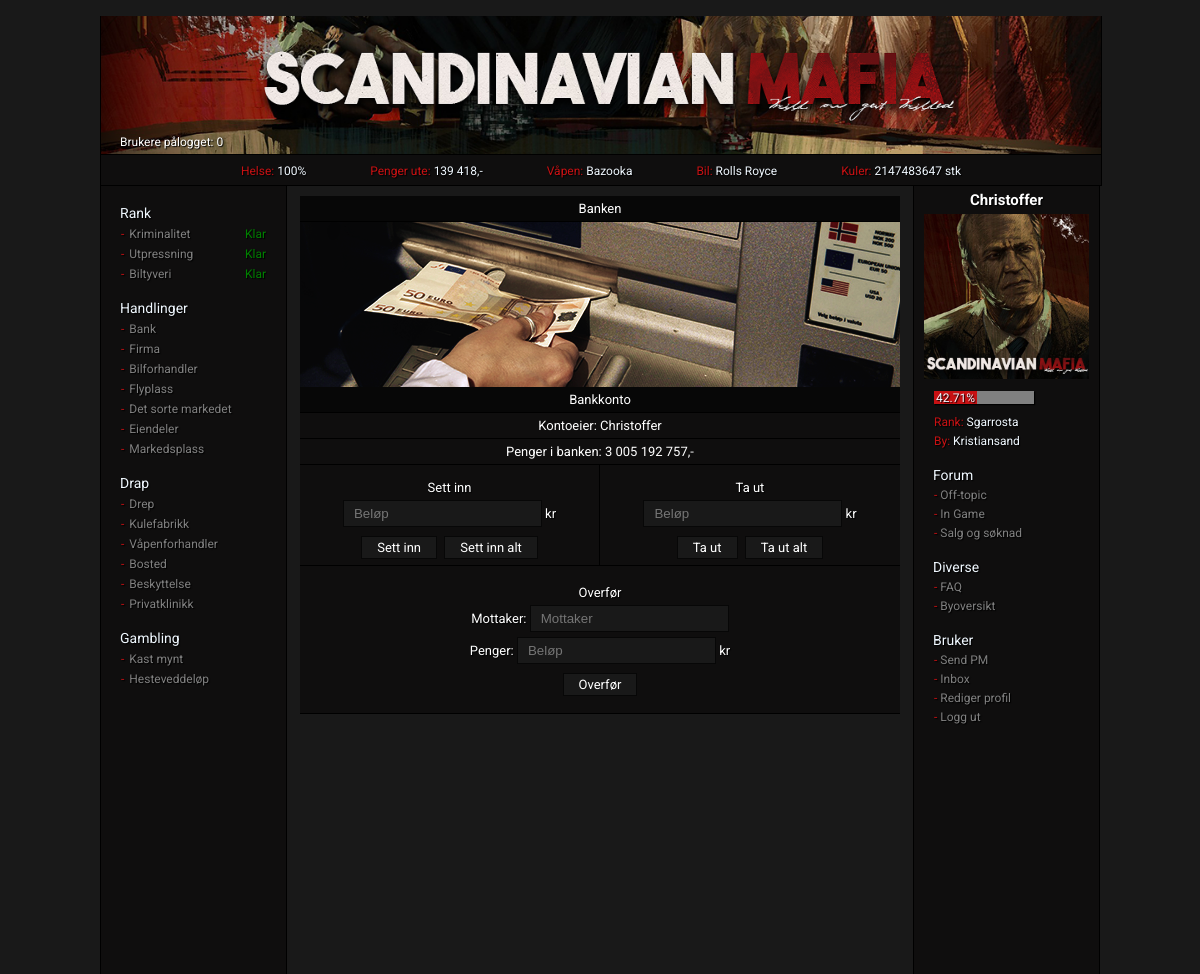
The app's page /bank.php (signed in) with its own data.
### tables this page shows
CREATE TABLE `users` (
  `id` int(11) NOT NULL,
  `profilinfo` text NOT NULL,
  `username` varchar(50) NOT NULL DEFAULT '',
  `account_type` char(1) NOT NULL DEFAULT '1',
  `lastactive` varchar(255) NOT NULL,
  `password` varchar(50) NOT NULL DEFAULT '',
  `money` varchar(20) NOT NULL DEFAULT '55500',
  `bank_money` varchar(255) NOT NULL DEFAULT '0',
  `exp` varchar(20) NOT NULL DEFAULT '1',
  `rank` char(2) NOT NULL DEFAULT '0',
  `health` char(3) NOT NULL DEFAULT '100',
  `email` varchar(100) NOT NULL,
  `img` varchar(255) NOT NULL DEFAULT 'images/profiles/avatar.png',
  `banner_img` varchar(255) NOT NULL DEFAULT 'images/profiles/header.png',
  `kuler` int(11) NOT NULL,
  `ant_drap` int(6) NOT NULL,
  `vapen` text NOT NULL,
  `bil` text NOT NULL,
  `house_type` int(11) NOT NULL,
  `protect_type` int(11) NOT NULL,
  `city` text NOT NULL,
  `support` text NOT NULL,
  `newmail` char(1) NOT NULL DEFAULT '1',
  `messages` varchar(9) NOT NULL DEFAULT '0'
);

### functions/rank.php (called while the page is built, shortened)
<?php
    include("auth.php");
    $sql = "SELECT * FROM users WHERE username = '".$_SESSION['username']."' LIMIT 1";
    $result = mysqli_query($con, $sql) or die("Bad query: $sql");
    $row = mysqli_fetch_assoc($result);
    $xp = $row['exp'];
    $rank = $row['rank'];
    $username = $row['username'];
    $rank_array[0]   = "Giovane D'honore";
    $exp_from[0]     = 0;
    $exp_to[0]       = 1000;
    $rank_array[1]   = "Guerilla";
    $exp_from[1]     = 1001;
    $exp_to[1]       = 10000;
    $rank_array[2]   = "Mole";
    $exp_from[2]     = 10001;
    $exp_to[2]       = 25000;
    $rank_array[3]   = "Sgarrosta";
    $exp_from[3]     = 25001;
    $exp_to[3]       = 75000;
    $rank_array[4]   = "Executioner";
    $exp_from[4]     = 75001;
    $exp_to[4]       = 100000;
    $rank_array[5]   = "Capo Decima";
    $exp_from[5]     = 100001;
    $exp_to[5]       = 125000;
    $rank_array[6]   = "Capo Bastone";
    $exp_from[6]     = 125001;
    $exp_to[6]       = 175000;
    $rank_array[7]   = "Capo Crimini";
    $exp_from[7]     = 175001;
    $exp_to[7]       = 225000;
    $rank_array[8]   = "Underboss";
    $exp_from[8]     = 225001;
    $exp_to[8]       = 350000;
    $rank_array[9]   = "Mafia Boss";
    $exp_from[9]     = 350001;
    $exp_to[9]       = INF;
if($rank < 9) {
    $rankplusen = ($rank + 1);
    $percent4 = ($exp_from[$rankplusen] - $xp);
    $percent5 = ($exp_to[$rank] - $exp_from[$rank]);
    $percent6 = ($percent4 / $percent5) * 100;
    $percent7 = (100 - $percent6);
} elseif($rank > 9) {
}
?>

### bank.php (the view, shortened to what this page needs)
<?php include('header.php'); ?>
<?php include('left.php'); ?>
<?php include('right.php'); ?>
<html>
    <head>
        <link rel="stylesheet" type="text/css" href="css/bank.css" />
        <link rel="stylesheet" type="text/css" href="css/style.css" />
        <?php include('_bank.php'); ?>
    </head>
    <body style="margin: 0 auto; width: 1000px;">
        <center>
            <div id="sm-cntr">
                <li id="sm-tp-hdr">Banken</li>
                <img src="images/handlinger/bank2.png">
                <li id="sm-tp-hdr">Bankkonto</li>
                <li id="sm-box20">Kontoeier: <?php echo "<a id='brukeronline' href=\"profil.php?username=".$username."\" onFocus=\"if(this.blur)this.blur()\">".$username."</a>" ?></li>
                <li id="sm-box20">Penger i banken: <?php echo number_format($bank_penger, 0, '.', ' '); ?>,- </li>
                <div id="sm-wrpr">
                    <div id="settinn">
                        <li><t>Sett inn</t></li>
                        <form action="bank.php" method="post">
                        <li><input type="text" name="antallpenger" id="tall" placeholder="Beløp" /> <t>kr</t></li>
                        <li><input class="button" type="submit" name="submit" value="Sett inn"> <input class="button" type="submit" name="sett_inn_alt" value="Sett inn alt"></li>
                    </form>
                    </div>
                    <div id="taut">
                        <li><t>Ta ut</t></li>
                        <form action="bank.php" method="post">
                        <li><input type="text" name="antallpengerut" placeholder="Beløp" /> <t>kr</t></li>
                        <li><input class="button" id="ta_ut" type="submit" name="submit" value="Ta ut"> <input class="button" id="ta_ut_alt" type="submit" name="ta_ut_alt" value="Ta ut alt"></li>
                        </form>
                    </div>
                    <div id="overfor">
                        <li><t>Overfør</t></li>
                        <form action="bank.php" method="post">
                        <li><t>Mottaker: </t><input type="text" name="mottaker" placeholder="Mottaker" required/></li>
                        <li><t>Penger: </t><input type="text" name="antallpengeroverfor" id="tall" placeholder="Beløp" required/> <t>kr</t></li>
                        <li><input class="button" type="submit" name="submit" value="Overfør"></li>
                        </form>
                    </div>
                </div>
            </div>
        </center>
    </body>
</html>

### header.php (shortened to what this page needs)
<?php
include("auth.php");
?>
<html>
<head>
    <link rel="stylesheet" type="text/css" href="css/header.css" />
<?php
    $sql = "SELECT * FROM users WHERE username = '".$_SESSION['username']."' LIMIT 1";
    $result = mysqli_query($con, $sql) or die("Bad query: $sql");
    $row = mysqli_fetch_assoc($result);
    $hp = $row['health'];
    $money = $row['money'];
    $kuler = $row['kuler'];
    $vapen = $row['vapen'];
    $bil = $row['bil'];
    $sql = "SELECT username FROM users WHERE DATE_SUB(NOW(),INTERVAL 5 MINUTE) <= lastactive ORDER BY id ASC";
    $query = mysqli_query($con, $sql) or die(mysqli_error());
    $count = mysqli_num_rows($query);
?>
</head>
    <body>
        <div id="header">
            <a href="nyheter.php"><img src="images/logo2.png"></a>
        </div>
        <div id="brukeronline" width="1000px" style="padding-left: 20px;">
            <a href="brukereonline.php"> Brukere pålogget: <?php echo $count ?></a>
        </div>
        <div id="infoheader">
            <a href="privatklinikk.php"><t id="red">Helse: </t><?php echo $hp ?>%</a>
            <a href="bank.php"><t id="red">Penger ute: </t><?php echo number_format($money, 0, '.', ' ') ?>,-</a>
            <a href="vapenforhandler.php"><t id="red">Våpen: </t><?php echo $vapen ?></a>
            <a href="bilforhandler.php"><t id="red">Bil: </t><?php echo $bil ?></a>
            <a href="kulefabrikk.php"><t id="red">Kuler: </t><?php echo $kuler ?> stk</a>
        </div>
    </body>
</html>

### right.php (shortened to what this page needs)
<?php
include("auth.php");
include("functions/rank.php");
?>
<!DOCTYPE html>
<html>
  <head>
    <link rel="stylesheet" type="text/css" href="css/right.css" />
<?php
    $sql = "SELECT * FROM users WHERE username = '".$_SESSION['username']."'";
    $result = mysqli_query($con, $sql) or die("Bad query: $sql");
    $row = mysqli_fetch_assoc($result);
    $rank = $row['rank'];
    $bank_penger = $row['bank_money'];
    $by = $row['city'];
    $profile_img = $row['img'];
    $sql1 = "SELECT lest FROM pm WHERE sendto = '".$_SESSION['username']."' AND lest = 0";
    $query = mysqli_query($con, $sql1) or die(mysqli_error());
    $count = mysqli_num_rows($query);
?>
  </head>
  <body>
    <div id="right">
        <h3><?php echo "<a href=\"profil.php?username=".$username."\" onFocus=\"if(this.blur)this.blur()\">".$username." </a> " ?></h3>
        <?php if($count > 0){ echo '<a href="inbox.php"><img src="images/newmsg.png" width="165"></a>'; } else { echo "<a href=\"profil.php?username=".$username."\" onFocus=\"if(this.blur)this.blur()\"><img src='".$profile_img."' width='165'></a>"; } ?>
        <li>
            <?php if($rank < 9){ ?>
            <div class="percentbar">
                <div id="percentages" style="width:<?php echo $percent7; ?>px;"><t style="margin-left: 2px;"><?php echo number_format($percent7, 2); ?>%</t></div>
            </div>
            <?php } elseif($rank >= 9){ ?>
            <div class="percentbar">
                <div id="percentages" style="width: 100px;"><t>100%</t></div>
            </div>
            <?php } ?>
        </li>
        <br>
        <li><t id="red">Rank: </t><?php echo $rank_array[$rank] ?> </li>
        <li><t id="red">By:</t> <?php echo $by ?></li>
      <br/>
        <t style="font-size: 14px; margin-left: 19px;">Forum</t>
        <li><t id="red">- </t><a href="forum_kat.php?parent=1">Off-topic</a></li>
        <li><t id="red">- </t><a href="forum_kat.php?parent=2">In Game</a></li>
        <li><t id="red">- </t><a href="forum_kat.php?parent=3">Salg og søknad</a></li>
      <br/>
        <t style="font-size: 14px; margin-left: 19px;">Diverse</t>
        <li><t id="red">- </t><a href=faq.php>FAQ </a></li>
        <li><t id="red">- </t><a href=byoversikt.php>Byoversikt</a></li>
      <br/>
        <t style="font-size: 14px; margin-left: 19px;">Bruker</t>
        <li><t id="red">- </t><a href="send_pm.php">Send PM</a></li>
        <li><t id="red">- </t><a href="inbox.php">Inbox <?php if($count > 0){ ?>
            <?php } ?></a></li>
        <li><t id="red">- </t><a href="rediger_profil.php">Rediger profil</a></li>
        <li><t id="red">- </t><a href="loggut.php" id="red">Logg ut</a>
      <br/>
    </div>
  </body>
</html>

### css/header.css (style rules this page uses)
body { background-color: #191919; }
#header img { margin-top: 16px; border-left: 1px solid black; border-right: 1px solid black; position: relative; width: 100%; }
#infoheader { width: 1000px; height: 20px; padding-top: 5px; padding-bottom: 5px; background-color: #0f0e0e; color: aliceblue; text-align: center; list-style-type: none; font-family: 'Roboto', sans-serif; border-top: 1px solid black; border-bottom: 1px solid black; border-left: 1px solid black; border-right: 1px solid black; }
#infoheader a { font-size: 12px; margin: 30px; text-decoration: none; color: aliceblue; text-shadow: 1px 1px 1px #000; }
#infoheader #red { color: #c81113; }
#brukeronline a { font-size: 12px; text-decoration: none; color: white; position: absolute;; top: 135px; text-shadow: 1px 1px 1px #000; font-family: 'Roboto', sans-serif; }

### css/left.css (style rules this page uses)
html { overflow: -moz-scrollbars-vertical; overflow-y: scroll; }
body { background-color: #191919; }
t { text-shadow: 1px 1px 1px #000; }
#red { color: #c81113; }

### css/right.css (style rules this page uses)
body { background-color: #191919; }
#right { width: 185px; min-height: 773px; padding-bottom: 15px; float: right; background-color: #0f0e0e; color: aliceblue; list-style-type: none; font-family: 'Roboto', sans-serif; border-left: 1px solid black; border-right: 1px solid black; }
#right li { margin-left: 20px; margin-top: 5px; font-size: 12px; text-shadow: 1px 1px 1px #000; }
#right h3 { font-size: 15px; margin-bottom: -5px; text-align: center; margin-top: 5px; text-shadow: 1px 1px 1px #000; }
#right h3 a { text-decoration: none; color: white; text-shadow: 1px 1px 1px #000; }
#right img { padding-top: 10px; padding-bottom: 7px; display:block; margin:auto; }
#right li a { text-decoration: none; color: gray; text-shadow: 1px 1px 1px #000; }
#red { color: #c81113; }
.percentbar { background: grey; width: 100px; float: left; height: 13px; box-shadow: 1px 1px 1px #000; }
#percentages { background: #c81113; width: 20px; float: left; height: 13px; }

### css/bank.css (style rules this page uses)
#settinn { float: left; width: 299px; height: 90px; padding-top: 10px; color: white; background-color: #0f0e0e; border-bottom: 1px solid black; font-size: 13px; list-style-type: none; text-align: center; font-family: 'Roboto', sans-serif; border-right: 1px solid black; }
#taut { float: right; width: 300px; height: 90px; padding-top: 10px; color: white; background-color: #0f0e0e; border-bottom: 1px solid black; font-size: 13px; list-style-type: none; text-align: center; font-family: 'Roboto', sans-serif; }
#overfor { width: 600px; padding-top: 115px; color: white; background-color: #0f0e0e; border-bottom: 1px solid black; font-size: 13px; list-style-type: none; text-align: center; font-family: 'Roboto', sans-serif; }
#overfor li { margin: 5px; }
#settinn li { margin: 5px; }
#taut li { margin: 5px; }

### css/style.css (style rules this page uses)
#sm-tp-hdr { padding-top: 5px; width: 600px; height: 20px; color: white; background-color: #070707; border-bottom: 1px solid black; font-size: 13px; list-style-type: none; text-align: center; font-family: 'Roboto', sans-serif; }
#sm-box20 { width: 600px; height: 20px; padding-top: 5px; color: white; background-color: #0f0e0e; border-bottom: 1px solid black; font-size: 13px; list-style-type: none; text-align: center; font-family: 'Roboto', sans-serif; }
#sm-cntr { padding-top: 10px; }
#sm-wrpr { width: 600px; }
a { text-decoration: none; color: white; }
input[type=text] { padding: 5px 10px; background-color: #191919; border: 1px solid #070707; color: white; outline: none; }
.button { background-color: #191919; border: 1px solid #070707; color: white; padding: 3px 15px; text-align: center; text-decoration: none; display: inline-block; font-size: 13px; margin: 4px 2px; cursor: pointer; font-family: 'Roboto', sans-serif; }

### records on screen
users: health "100", money "139 418", vapen "Bazooka", bil "Rolls Royce", kuler "2147483647", username "Christoffer", img (placeholder picture), percent7 "42.71", rank "Sgarrosta", city "Kristiansand", bank_money "3 005 192 757"

### other values on screen
$count "0"
